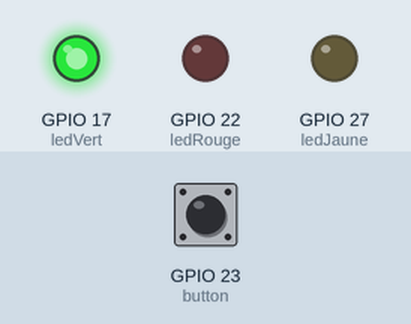
The program below on a simulated Raspberry Pi (BCM pin numbers). On the bench: output pins drawn as LEDs (lit = HIGH). The inputs (shaded band) are chosen by the test bench; at power-on: GPIO 23 (button) HIGH.

Above: at 1.2 s.
1.3 s: GPIO 23 (button) pulled LOW for 0.15 s
At 2.4 s:
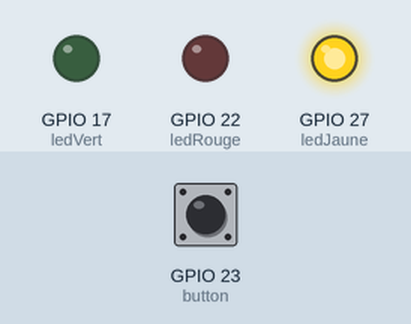
At 7.4 s:
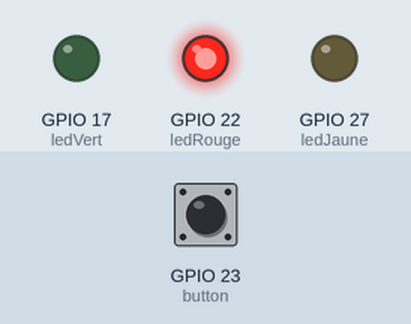
Timing chart, 0 to 22.8 s (numbered marks = the images above; inputs shaded):
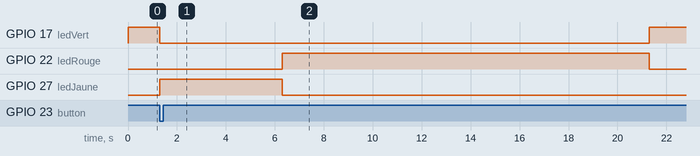

Measured:
- after the input at 1.3 s, GPIO 17 (ledVert): HIGH → LOW at once, → HIGH 20.0 s later; GPIO 22 (ledRouge): LOW → HIGH after 5.0 s, → LOW 15.0 s later; GPIO 27 (ledJaune): LOW → HIGH at once, → LOW 5.0 s later

The program:

test3.py
```python
from gpiozero import Button,LED
from time import sleep

dureeJaune=5
dureeTemporisation=15

button = Button(23)

ledVert = LED(17)
ledJaune = LED(27)
ledRouge = LED(22)

def temporisation(ledDepart,ledJaune,letTemporisation,dureeJaune,dureeTemporisation):

	ledDepart.on()

	while True:
		button.wait_for_press()
		ledDepart.off()
		ledJaune.on()
		sleep(dureeJaune)
		ledJaune.off()
		letTemporisation.on()
		sleep(dureeTemporisation)
		letTemporisation.off()
		ledDepart.on()


def arret(ledVert,ledJaune,ledRouge):
	ledVert.off()
	ledJaune.off()
	ledRouge.off()


temporisation(ledVert,ledJaune,ledRouge,dureeJaune,dureeTemporisation)


arret(ledVert,ledJaune,ledRouge)
```
